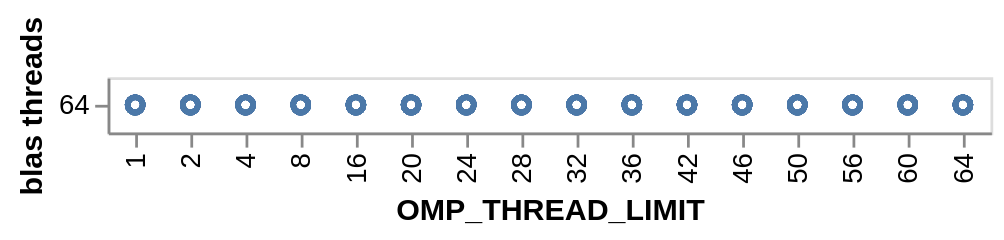

The notebook cell this image was saved under:
### Markdown cell above
---

### Code cell
var = 'OMP_THREAD_LIMIT'
(
    df
    .filter(
        pl.col(var).is_not_null(), # explicit setting
    )
    .plot.point(
        x=f'{var}:O',
        y=alt.Y('blas threads:O').scale(reverse=True),
    )
)

### Figure 1 — Vega-Lite specification as saved in the notebook (floating-point values rounded to 4 significant figures; data arrays with more than 128 entries replaced by an {"elided": "..."} marker saying what was removed)
{"config": {"view": {"continuousWidth": 300, "continuousHeight": 300}}, "data": {"name": "data-f53128081ca08a20a716de5fec424e42"}, "mark": {"type": "point", "tooltip": true}, "encoding": {"x": {"field": "OMP_THREAD_LIMIT", "type": "ordinal"}, "y": {"field": "blas threads", "scale": {"reverse": true}, "type": "ordinal"}}, "params": [{"name": "param_13", "select": {"type": "interval", "encodings": ["x", "y"]}, "bind": "scales"}], "$schema": "https://vega.github.io/schema/vega-lite/v5.20.1.json", "datasets": {"data-f53128081ca08a20a716de5fec424e42": {"elided": "320 records"}}}
